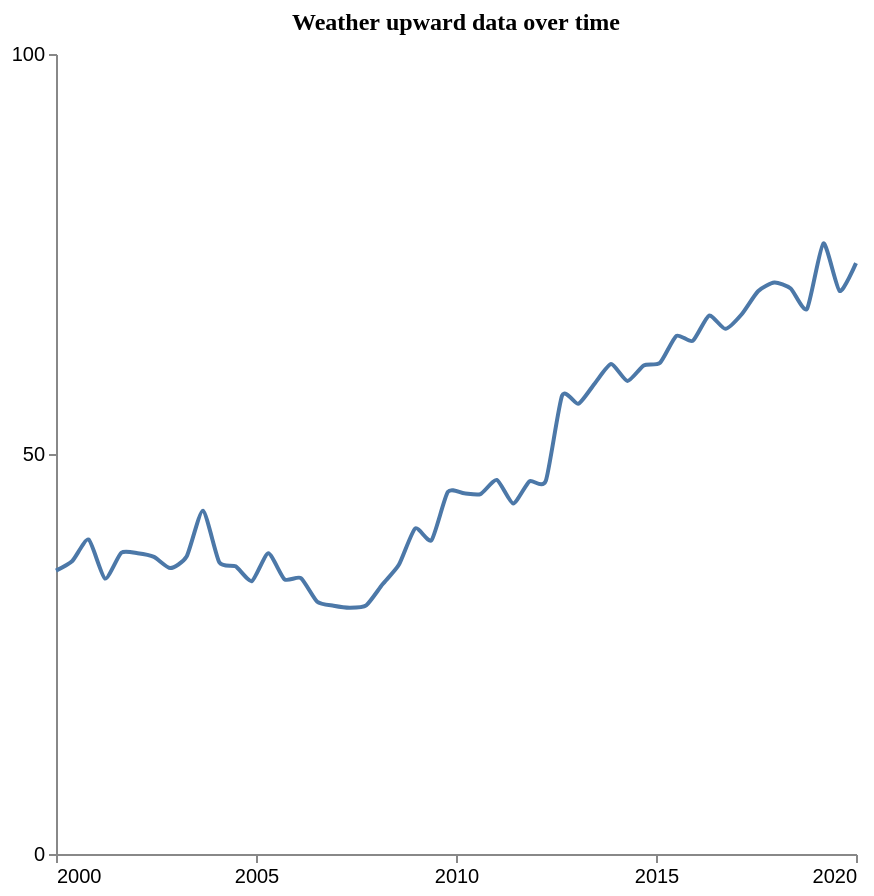

This figure's Vega-Lite source:
### Vega-Lite specification from a JSON file in a GitHub repository (floating-point values rounded to 4 significant figures)
{"$schema": "https://vega.github.io/schema/vega-lite/v5.json", "description": "Pattern: Upward", "data": {"values": [{"X": 2000.0, "Y": 35.42}, {"X": 2000.0, "Y": 36.63}, {"X": 2001.0, "Y": 39.3}, {"X": 2001.0, "Y": 34.43}, {"X": 2002.0, "Y": 37.66}, {"X": 2002.0, "Y": 37.6}, {"X": 2002.0, "Y": 37.14}, {"X": 2003.0, "Y": 35.74}, {"X": 2003.0, "Y": 37.18}, {"X": 2004.0, "Y": 42.91}, {"X": 2004.0, "Y": 36.48}, {"X": 2004.0, "Y": 35.96}, {"X": 2005.0, "Y": 34.12}, {"X": 2005.0, "Y": 37.59}, {"X": 2006.0, "Y": 34.33}, {"X": 2006.0, "Y": 34.49}, {"X": 2007.0, "Y": 31.53}, {"X": 2007.0, "Y": 31.03}, {"X": 2007.0, "Y": 30.78}, {"X": 2008.0, "Y": 31.08}, {"X": 2008.0, "Y": 33.72}, {"X": 2009.0, "Y": 36.15}, {"X": 2009.0, "Y": 40.69}, {"X": 2009.0, "Y": 39.22}, {"X": 2010.0, "Y": 45.26}, {"X": 2010.0, "Y": 45.09}, {"X": 2011.0, "Y": 44.99}, {"X": 2011.0, "Y": 46.76}, {"X": 2011.0, "Y": 43.81}, {"X": 2012.0, "Y": 46.59}, {"X": 2012.0, "Y": 46.64}, {"X": 2013.0, "Y": 57.31}, {"X": 2013.0, "Y": 56.28}, {"X": 2013.0, "Y": 58.82}, {"X": 2014.0, "Y": 61.25}, {"X": 2014.0, "Y": 59.13}, {"X": 2015.0, "Y": 61.07}, {"X": 2015.0, "Y": 61.41}, {"X": 2016.0, "Y": 64.77}, {"X": 2016.0, "Y": 64.14}, {"X": 2016.0, "Y": 67.3}, {"X": 2017.0, "Y": 65.64}, {"X": 2017.0, "Y": 67.47}, {"X": 2018.0, "Y": 70.35}, {"X": 2018.0, "Y": 71.42}, {"X": 2018.0, "Y": 70.68}, {"X": 2019.0, "Y": 68.14}, {"X": 2019.0, "Y": 76.32}, {"X": 2020.0, "Y": 70.37}, {"X": 2020.0, "Y": 73.86}]}, "mark": {"type": "line", "interpolate": "cardinal", "tension": 0.4}, "encoding": {"x": {"field": "X", "type": "quantitative", "title": "", "axis": {"grid": false, "format": "d", "values": [2000, 2005, 2010, 2015, 2020], "tickSize": 4}, "scale": {"domain": [2000, 2020]}}, "y": {"field": "Y", "type": "quantitative", "title": "", "axis": {"grid": false, "format": "d", "values": [0, 50, 100], "tickSize": 4, "tickOpacity": 1}, "scale": {"domain": [0, 100]}}}, "title": {"text": "Weather upward data over time", "anchor": "middle", "font": "Tahoma", "fontSize": 12}, "config": {"lineBreak": "^", "view": {"stroke": null}}, "height": 400, "width": 400, "autosize": "pad"}
